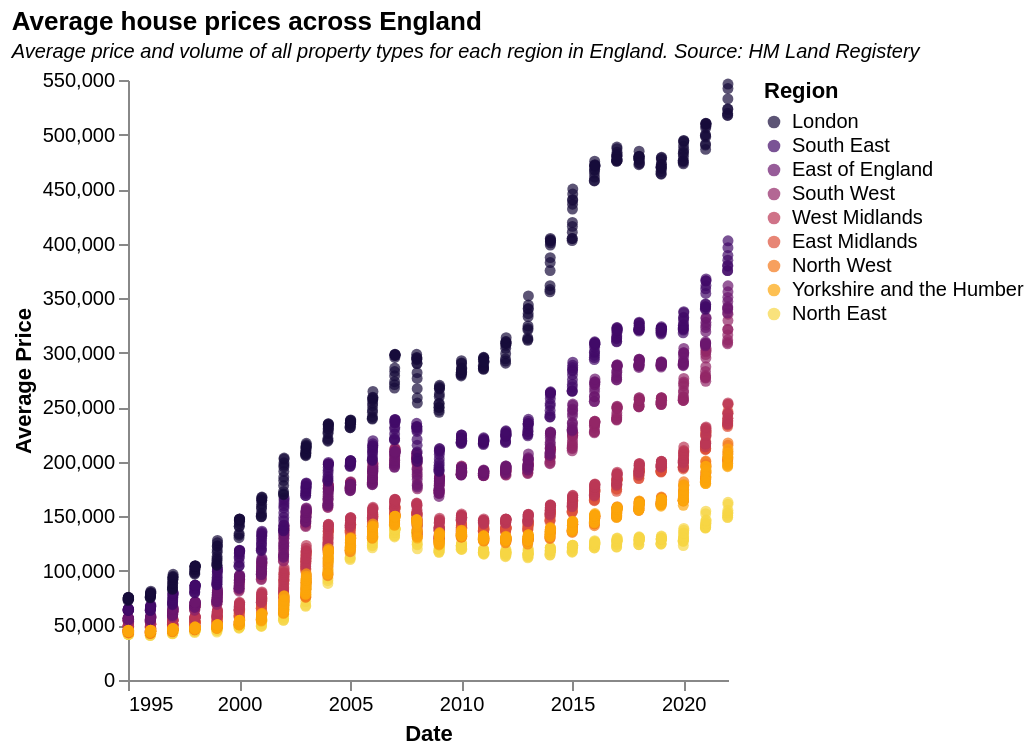

Write a Vega-Lite specification for this figure.
### Vega-Lite specification from a JSON file in a GitHub repository (floating-point values rounded to 4 significant figures; data arrays with more than 128 entries replaced by an {"elided": "..."} marker saying what was removed)
{"$schema": "https://vega.github.io/schema/vega-lite/v5.json", "description": "", "title": {"text": "Average house prices across England", "subtitle": "Average price and volume of all property types for each region in England. Source: HM Land Registery", "subtitleFontStyle": "italic", "subtitleFontSize": 10, "anchor": "start", "color": "black"}, "data": {"values": {"elided": "2988 records"}, "format": {"parse": {"Date": "date"}}}, "config": {"locale": {"number": {"decimal": ".", "thousands": ",", "grouping": [3], "currency": ["£ ", ""]}}, "view": {"stroke": "transparent"}}, "transform": [{"calculate": "if(datum.Region === 'North East', 0, if(datum.Region === 'Yorkshire and The Humber', 1 ,if(datum.Region === 'North West', 2 ,if(datum.Region === 'East Midlands', 3, if(datum.Region === 'West Midlands', 4 ,if(datum.Region === 'South West', 5 ,if(datum.Region === 'East of England', 6, if(datum.Region === 'South East', 7 ,if(datum.Region === 'London', 8 , 9)))))))))", "as": "RegionOrder"}], "height": 300, "width": 300, "mark": {"type": "circle", "point": false}, "encoding": {"x": {"field": "Date", "type": "temporal", "axis": {"grid": false}}, "y": {"field": "Average Price", "type": "quantitative", "axis": {"grid": false}}, "color": {"field": "Region", "type": "nominal", "scale": {"domain": ["London", "South East", "East of England", "South West", "West Midlands", "East Midlands", "North West", "Yorkshire and the Humber", "North East"], "scheme": "inferno"}, "legend": {"symbolSize": 40, "labelFontSize": 10}}, "order": {"field": "RegionOrder", "type": "quantitative"}, "tooltip": [{"field": "Region", "title": "Region"}, {"field": "Volume", "type": "quantitative", "title": "Volume of Sales"}, {"field": "Average Price", "type": "quantitative", "title": "Average Price"}]}}
